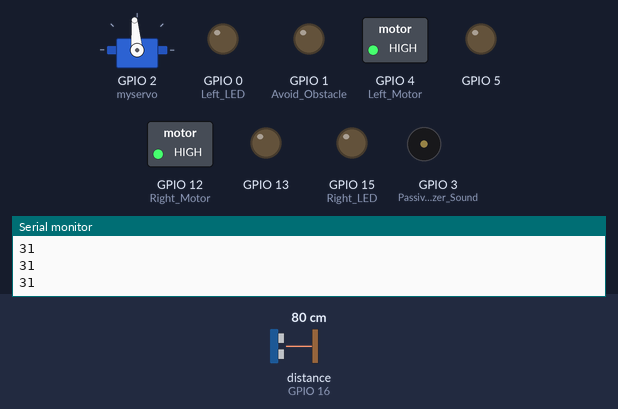
Bench run of a sketch on a simulated ESP32. On the bench: servo, switched loads named in the sketch (green lamp = pin HIGH), output pins drawn as LEDs (lit = HIGH), buzzer (waves = sounding), the last lines printed to the serial monitor. Dashed ring = blinking. The test bench sets the inputs (shaded band); at power-on: distance to the obstacle (sensor on GPIO 16) 80 cm. The echo pulse lasts 58.3 µs per cm.

Above: at 6.9 s.
7.0 s: distance to the obstacle (sensor on GPIO 16) set to 29 cm
8.8 s: distance to the obstacle (sensor on GPIO 16) set to 22 cm
At 10.3 s:
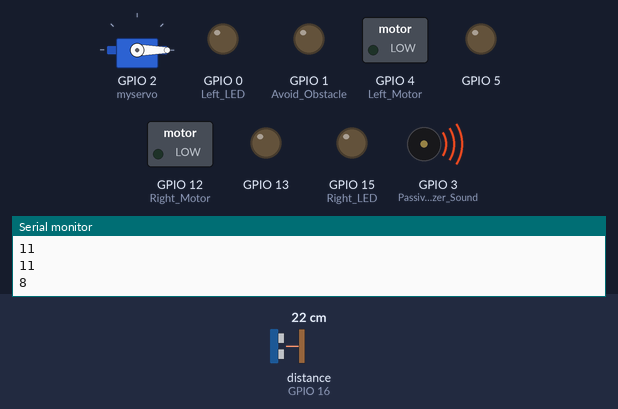
11.8 s: distance to the obstacle (sensor on GPIO 16) set to 26 cm
At 13.0 s:
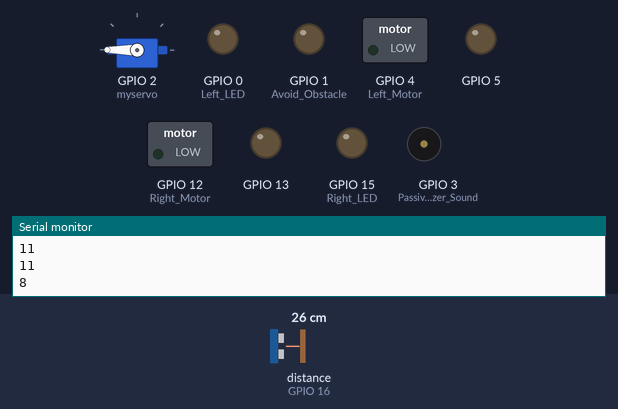
14.8 s: distance to the obstacle (sensor on GPIO 16) set to 2 cm
At 16.55 s:
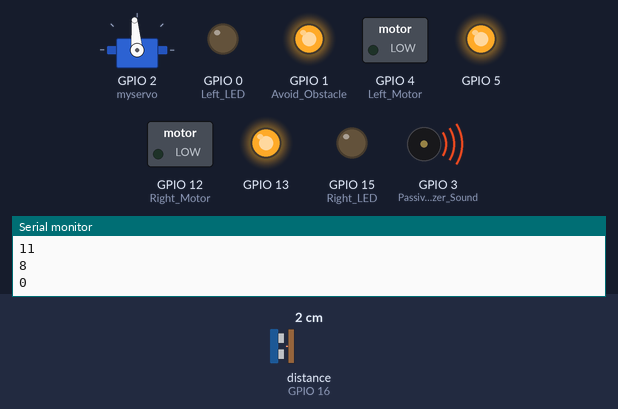
Timing chart, 0 to 17.6 s (numbered marks = the images above; inputs shaded):
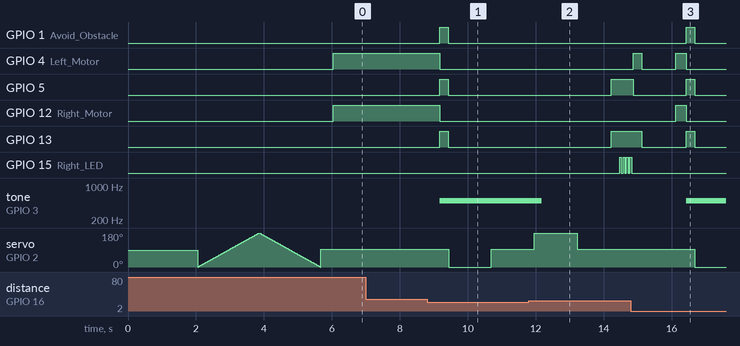

Measured:
- the behaviour switches between 26 and 25 cm on distance to the obstacle (sensor on GPIO 16) (found by bisection; images 0 and 1)
- the behaviour switches between 22 and 23 cm on distance to the obstacle (sensor on GPIO 16) (found by bisection; images 1 and 2)
- after the input at 8.8 s, GPIO 1 (Avoid_Obstacle), GPIO 5, GPIO 13: LOW → HIGH after 0.38 s, → LOW 0.25 s later; GPIO 4 (Left_Motor), GPIO 12 (Right_Motor): HIGH → LOW after 0.38 s; tone on GPIO 3 (Passive_Buzzer_Sound): silent → 500 Hz after 0.38 s; servo on GPIO 2 (myservo): 95° → 0° after 0.63 s, → 95° 1.3 s later
- after the input at 11.8 s, GPIO 5, GPIO 13: LOW → HIGH after 2.4 s; GPIO 15 (Right_LED): alternates HIGH for 0.05 s and LOW for 0.05 s, starting after 2.7 s; servo on GPIO 2 (myservo): goes on until 13.2 s, then stays 95°
- after the input at 14.8 s, GPIO 1 (Avoid_Obstacle): LOW → HIGH after 1.6 s, → LOW 0.25 s later; tone on GPIO 3 (Passive_Buzzer_Sound): silent → 500 Hz after 1.6 s; servo on GPIO 2 (myservo): 95° → 0° after 1.9 s

The sketch:

Arduino_SR04_Ultrasonic_Obstacle_Avoiding_Robot.ino
```cpp
#include <dummy.h>

/* Pushan Gupta ###########################
 * The Ultrasonic Obstacle Avoider ########
###########################################*/

#include <NewPing.h>    //Include Servo libraries.
#include <Servo.h>

Servo myservo;    //Create Servo Object to control a servo.

#define TRIGGER_PIN  14   //Arduino pin tied to trigger pin on the ultrasonic sensor.
#define ECHO_PIN     16   //Arduino pin tied to echo pin on the ultrasonic sensor.
#define MAX_DISTANCE 400  //Maximum distance we want to ping for (in centimeters) - Maximum sensor distance is rated at 400-500cm.
#define SERVO 2

//DECLARE VARIABLES
int distance;
bool isZero = false;
int count = 0;
int servoLeftVal;
int servoCenterVal;
int servoRightVal;
int measureCount = 0;

//CREATE PING SENSOR OBJECT
NewPing sonar(TRIGGER_PIN, ECHO_PIN, MAX_DISTANCE);   //NewPing setup of pins and maximum distance.

void setup() {
  Serial.begin(9600);
  delay(2000);
  myservo.attach(2, 1000, 2200);    //Attaches the servo on Pin 2 to the Servo Object.

  pinMode(2, OUTPUT);
  pinMode(4, OUTPUT);   //Left Motor
  pinMode(5, OUTPUT);

  pinMode(12, OUTPUT);  //Right Motor
  pinMode(13, OUTPUT);
  delay(50);

  pinMode(0, OUTPUT);   //Left LED (Orange Wires)
  pinMode(15, OUTPUT);  //Right LED (Green Wires)
  pinMode(1, OUTPUT);   //Avoid Obstacle (Reverse) Blue LED (White Wires)
  pinMode(3, OUTPUT);   //Passive Buzzer Sound (Blue Wires)

  for (int i = 0; i <= 180; i++)
  {
    myservo.write(i);
    delay(10);
  }

  for (int i = 180; i >= 0; i--)
  {
    myservo.write(i);
    delay(10);
  }

  myservo.write(95);    //Center the servo.
  delay(50);
}

void loop() {

  distance=(sonar.ping_median(10) / 2) / 74;    //Do multiple pings [10], and return the median in microseconds.
  delay(50);                                    //Convert to a distance, and save in a variable.
  Serial.println(distance);
    if (distance < 10) {    //If distance threshold is met, do something else.
      avoidObstacle();
    }else{
      goForward();
   }
}

//CHECK FOR NULL[0] READINGS
void checkZero(){
  for (int x=0; x < 20; x++){
    distance = (sonar.ping_median(10) / 2) / 74;

    if (distance == 0){
      isZero=true;
    }else{
      isZero=false;
      count++;
    }
    delay(100);
  }

  if (isZero == true && count > 0){
    ESP.restart();    //If consecutive zeroes for 2 seconds, reboot.
  }
}

void goForward(){

  digitalWrite(4, HIGH);
  digitalWrite(12, HIGH);

  digitalWrite(5, LOW);
  digitalWrite(13, LOW);
}

void turnRight(){
  digitalWrite(4, LOW);   //REVERSE
  digitalWrite(12, LOW);

  digitalWrite(5, HIGH);
  digitalWrite(13, HIGH);

  delay(250);

  for (int i = 0; i <= 3; i++)
  {
    digitalWrite(15, HIGH);  //FLICKER RIGHT LED ON AND OFF x 3 TIMES
    delay(50);
    digitalWrite(15, LOW);
    delay(50);
  }

  digitalWrite(4, HIGH);    //TURN RIGHT
  digitalWrite(12, LOW);

  digitalWrite(5, LOW);
  digitalWrite(13, HIGH);

  delay(250);

  digitalWrite(4, LOW);     //STOP
  digitalWrite(12, LOW);

  digitalWrite(5, LOW);
  digitalWrite(13, LOW);

  delay(1000);

  goForward();              //FORWARD
}

void turnLeft(){

  digitalWrite(4, LOW);     //REVERSE
  digitalWrite(12, LOW);

  digitalWrite(5, HIGH);
  digitalWrite(13, HIGH);

  delay(250);

  for (int j = 0; j <= 3; j++)
  {
      digitalWrite(0, HIGH);    //FLICKER LEFT LED ON AND OFF x 3 TIMES
      delay(50);
      digitalWrite(0, LOW);
      delay(50);
  }

  digitalWrite(4, LOW);     //TURN LEFT
  digitalWrite(12, HIGH);

  digitalWrite(5, HIGH);
  digitalWrite(13, LOW);

  delay(250);

  digitalWrite(4, LOW);     //STOP
  digitalWrite(12, LOW);

  digitalWrite(5, LOW);
  digitalWrite(13, LOW);

  delay(1000);

  goForward();             //FORWARD
}

void goStraight(){

  goForward();
}

void avoidObstacle(){

  digitalWrite(1, HIGH);      //TURN BLUE LED ON

  tone(3, 500, 3000);         //TURN PASSIVE BUZZER ON FOR 3s

  digitalWrite(4, LOW);       //REVERSE
  digitalWrite(12, LOW);

  digitalWrite(5, HIGH);
  digitalWrite(13, HIGH);

  delay(250);

  digitalWrite(1, LOW);       //TURN BLUE LED OFF

  digitalWrite(4, LOW);       //STOP
  digitalWrite(12, LOW);

  digitalWrite(5, LOW);
  digitalWrite(13, LOW);

  takeMeasurements();

  compareDistance();
}

//Compares the left/center/right distances to determine the best path to take.
void compareDistance(){

  if (Left_is_biggest(servoLeftVal, servoRightVal, servoCenterVal)){
    turnLeft();
  }else if (Right_is_biggest(servoLeftVal, servoRightVal, servoCenterVal)){
    turnRight();
  }else if (Center_is_biggest(servoLeftVal, servoRightVal, servoCenterVal)){
    goStraight();
  }
}

bool Left_is_biggest(int servoLeftVal, int servoRightVal, int servoCenterVal) {
    return servoLeftVal > servoRightVal && servoLeftVal > servoCenterVal;
}
bool Right_is_biggest(int servoLeftVal, int servoRightVal, int servoCenterVal) {
    return servoRightVal > servoLeftVal && servoRightVal > servoCenterVal;
}
bool Center_is_biggest(int servoLeftVal, int servoRightVal, int servoCenterVal) {
    return servoCenterVal > servoLeftVal && servoCenterVal > servoRightVal;
}

void takeMeasurements(){
  //CHECK LEFT
  myservo.write(0);
  servoLeftVal = (sonar.ping_median(10) / 2) / 74;    //There are 73.746uS in an inch (1130 ft/sec).
  delay(1000);
  //CHECK CENTER
  myservo.write(95);
  servoCenterVal = (sonar.ping_median(10) / 2) / 74;
  delay(1000);
  //CHECK RIGHT
  myservo.write(180);
  servoRightVal = (sonar.ping_median(10) / 2) / 74;
  delay(1000);
  myservo.write(95);
  delay(1000);

  if ((servoLeftVal == servoCenterVal) && (servoCenterVal == servoRightVal)){
    measureCount++;
    takeMeasurements();

    //If measurements are identical for 3 consecutive readings, just go right.
    if (measureCount > 3){
      measureCount = 0;
      turnRight();
    }
  }
}
```
